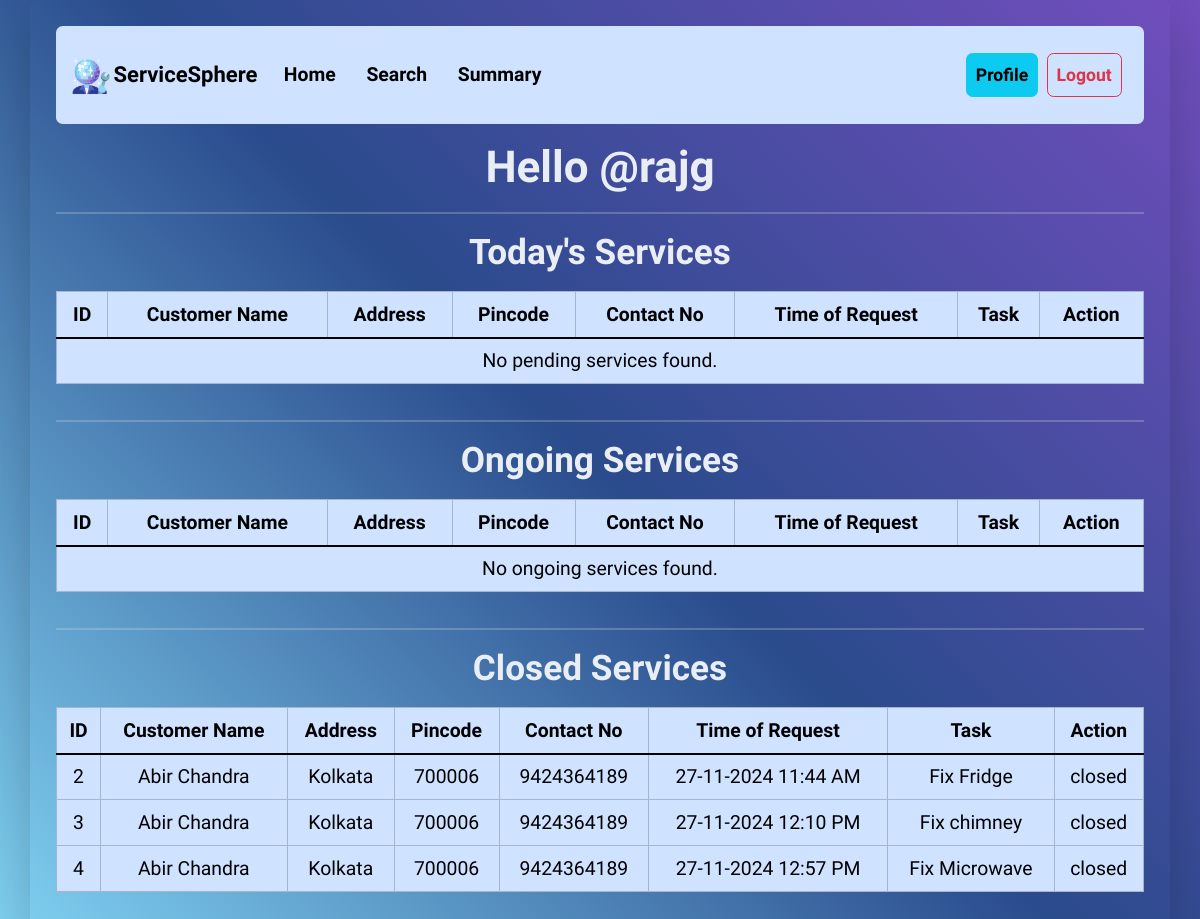
/professional (signed in), run on the app's committed database.
### application/models.py (models this page shows)
class User(db.Model, UserMixin):
    __tablename__ = "users"
    id = db.Column(db.Integer, primary_key=True)
    username = db.Column(db.String(32), nullable=False, unique=True)
    password_hashed = db.Column(db.String(256), nullable=False)
    role = db.Column(db.Enum("admin", "customer", "professional"), nullable=False)
    status = db.Column(db.Enum("pending", "verified", "blocked"), nullable=False)
    fullname = db.Column(db.String(64), nullable=False)
    address = db.Column(db.String(256), nullable=False)
    pincode = db.Column(db.Integer, nullable=False)
    contact_number = db.Column(db.Integer, nullable=False)
    service_type = db.Column(db.Integer, db.ForeignKey("services.id"), nullable=True)
    experience = db.Column(db.Integer, nullable=True)
    created_at = db.Column(db.DateTime, default=datetime.now(timezone(timedelta(hours=5, minutes=30))))
    provider = db.relationship("Service", back_populates="provided_by", uselist=False)
    customer_requests = db.relationship("ServiceRequest", back_populates="customer", foreign_keys="ServiceRequest.customer_id")
    professional_requests = db.relationship("ServiceRequest", back_populates="professional", foreign_keys="ServiceRequest.professional_id")

class ServiceRequest(db.Model):
    __tablename__ = "service_requests"
    id = db.Column(db.Integer, primary_key=True)
    service_id = db.Column(db.Integer, db.ForeignKey("services.id", ondelete="CASCADE"), nullable=False)
    customer_id = db.Column(db.Integer, db.ForeignKey("users.id", ondelete="CASCADE"), nullable=False)
    professional_id = db.Column(db.Integer, db.ForeignKey("users.id", ondelete="CASCADE"), nullable=False)
    time_of_request = db.Column(db.DateTime, default=datetime.now(timezone(timedelta(hours=5, minutes=30))))
    time_of_completion = db.Column(db.DateTime)
    service_status = db.Column(db.Enum("requested", "accepted", "rejected", "closed"), nullable=False)
    task = db.Column(db.Text)
    service = db.relationship("Service", backref="service_requests", lazy=True)
    customer = db.relationship("User", back_populates="customer_requests", foreign_keys=[customer_id])
    professional = db.relationship("User", back_populates="professional_requests", foreign_keys=[professional_id])

### app.py (the view)
@app.route("/professional")
@login_required
@role_required("professional")
def professional_home():
    today_services = ServiceRequest.query.join(User, User.id == ServiceRequest.customer_id).filter(
        ServiceRequest.professional_id == current_user.id,
        ServiceRequest.service_status == "requested").all()
    ongoing_services = ServiceRequest.query.join(User, User.id == ServiceRequest.customer_id).filter(
        ServiceRequest.professional_id == current_user.id,
        ServiceRequest.service_status == "accepted").all()
    closed_services = ServiceRequest.query.join(User, User.id == ServiceRequest.customer_id).filter(
        ServiceRequest.professional_id == current_user.id,
        or_(ServiceRequest.service_status == "rejected",
            ServiceRequest.service_status == "closed")).all()
    return render_template("professionals/p_home.html", today_services=today_services, ongoing_services=ongoing_services, closed_services=closed_services)

### app.py (called while the page is built, shortened)
@login_manager.user_loader
def load_user(user_id):
    return User.query.get(int(user_id))

def role_required(role):
    def decorator(func):
        @wraps(func)
        def wrapper(*args, **kwargs):
            return func(*args, **kwargs)
        return wrapper
    return decorator

### templates/professionals/p_home.html (shortened to what this page needs)
{% extends "base.html" %}
{% block content %}
{% include 'navbar.html' %}
<h1 class="m-3">Hello @{{current_user.username}}</h1>
<hr class="border">
<h2 class="m-3">Today's Services</h2>
<div class="table-responsive">
    <table class="table table-bordered table-primary">
        <thead class="align-middle">
            <tr>
                <th>ID</th>
                <th>Customer Name</th>
                <th>Address</th>
                <th>Pincode</th>
                <th>Contact No</th>
                <th>Time of Request</th>
                <th>Task</th>
                <th>Action</th>
            </tr>
        </thead>
        <tbody class="table-group-divider align-middle">
            {% if today_services %}
            {% for item in today_services %}
            <tr>
                <td>{{ item.id }}</td>
                <td>{{ item.customer.fullname }}</td>
                <td>{{ item.customer.address }}</td>
                <td>{{ item.customer.pincode }}</td>
                <td>{{ item.customer.contact_number }}</td>
                <td>{{ item.time_of_request.strftime('%d-%m-%Y %I:%M %p') }}</td>
                <td>{{ item.task }}</td>
                <td>
                    <form action="{{ url_for('accept_request', request_id=item.id) }}" method="POST"
                        style="display:inline;"
                        onsubmit="return confirm('Are you sure you want to accept this service?');">
                        <button type="submit" class="btn btn-primary mx-2 px-2">Accept</button>
                    </form>
                    <form action="{{ url_for('reject_request', request_id=item.id) }}" method="POST"
                        style="display:inline;"
                        onsubmit="return confirm('Are you sure you want to reject this service?');">
                        <button type="submit" class="btn btn-danger mx-2 px-2">Reject</button>
                    </form>
                </td>
            </tr>
            {% endfor %}
            {% else %}
            <tr>
                <td colspan="8" class="text-center">No pending services found.</td>
            </tr>
            {% endif %}
        </tbody>
    </table>
</div>
<hr class="border">
<h2 class="m-3">Ongoing Services</h2>
<div class="table-responsive">
    <table class="table table-bordered table-primary">
        <thead class="align-middle">
            <tr>
                <th>ID</th>
                <th>Customer Name</th>
                <th>Address</th>
                <th>Pincode</th>
                <th>Contact No</th>
                <th>Time of Request</th>
                <th>Task</th>
                <th>Action</th>
            </tr>
        </thead>
        <tbody class="table-group-divider align-middle">
            {% if ongoing_services %}
            {% for item in ongoing_services %}
            <tr>
                <td>{{ item.id }}</td>
                <td>{{ item.customer.fullname }}</td>
                <td>{{ item.customer.address }}</td>
                <td>{{ item.customer.pincode }}</td>
                <td>{{ item.customer.contact_number }}</td>
                <td>{{ item.time_of_request.strftime('%d-%m-%Y %I:%M %p') }}</td>
                <td>{{ item.task }}</td>
                <td>{{ item.service_status }}</td>
            </tr>
            {% endfor %}
            {% else %}
            <tr>
                <td colspan="8" class="text-center">No ongoing services found.</td>
            </tr>
            {% endif %}
        </tbody>
    </table>
</div>
<hr class="border">
<h2 class="m-3">Closed Services</h2>
<div class="table-responsive">
    <table class="table table-bordered table-primary">
        <thead class="align-middle">
            <tr>
                <th>ID</th>
                <th>Customer Name</th>
                <th>Address</th>
                <th>Pincode</th>
                <th>Contact No</th>
                <th>Time of Request</th>
                <th>Task</th>
                <th>Action</th>
            </tr>
        </thead>
        <tbody class="table-group-divider align-middle">
            {% if closed_services %}
            {% for item in closed_services %}
            <tr>
                <td>{{ item.id }}</td>
                <td>{{ item.customer.fullname }}</td>
                <td>{{ item.customer.address }}</td>
                <td>{{ item.customer.pincode }}</td>
                <td>{{ item.customer.contact_number }}</td>
                <td>{{ item.time_of_request.strftime('%d-%m-%Y %I:%M %p') }}</td>
                <td>{{ item.task }}</td>
                <td>{{ item.service_status }}</td>
            </tr>
            {% endfor %}
            {% else %}
            <tr>
                <td colspan="8" class="text-center">No closed services found.</td>
            </tr>
            {% endif %}
        </tbody>
    </table>
</div>
{% endblock %}

### templates/base.html (shortened to what this page needs)
<!DOCTYPE html>
<html lang="en">
<head>
    <link rel="stylesheet" href="https://cdn.jsdelivr.net/npm/bootstrap@5.3.3/dist/css/bootstrap.min.css">
    <link rel="stylesheet" href="{{ url_for('static', filename='css/style.css') }}">
</head>
<body class="d-flex align-items-center justify-content-center">
    <div class="container my-0 p-4 rounded shadow-lg min-vh-100">
        {% block content %}
        {% endblock %}
    </div>
</body>
</html>

### templates/navbar.html (shortened to what this page needs)
<nav class="navbar navbar-expand-lg bg-primary-subtle text-primary-emphasis px-2 py-3 mb-2 rounded">
    <div class="container-fluid px-1">
        <img src="{{ url_for('static', filename='img/ServiceSphere.png') }}"
            style="width: 40px; height: 40px; margin-right: 4px;">
        <a class="navbar-brand mx-0" href="{{ url_for('home') }}"><b>ServiceSphere</b></a>
        <div class="collapse navbar-collapse" id="navbarNavDropdown">
            <ul class="navbar-nav me-auto mx-2 mb-lg-0">
                <li class="nav-item mx-2">
                    <a class="nav-link active fw-semibold" aria-current="page"
                        href="{{ url_for(current_user.role + '_home') }}">Home</a>
                </li>
                <li class="nav-item mx-1">
                    <a class="nav-link active fw-semibold"
                        href="{{ url_for(current_user.role + '_search') }}">Search</a>
                </li>
                <li class="nav-item mx-2">
                    <a class="nav-link active fw-semibold"
                        href="{{ url_for(current_user.role + '_summary') }}">Summary</a>
                </li>
            </ul>
            <ul class="navbar-nav ml-auto mx-2 mb-lg-0">
                <li class="nav-item">
                    <a class="btn btn-info m-2 px-2" href="{{ url_for('profile_details') }}">Profile</a>
                </li>
                <li class="nav-item">
                    <a class="btn btn-outline-danger my-2 px-2" href="{{ url_for('logout') }}">Logout</a>
                </li>
            </ul>
        </div>
    </div>
</nav>

### static/css/style.css (style rules this page uses)
:root { --color-body: #E9EDF4; --color-base: #2A4B8C; --color-base2: #141469; --color-brand: #80D2F2; --color-brand2: #724EBE; --font-base: "Commissioner"; }
html, body { background: linear-gradient(45deg, var(--color-brand) 0%, var(--color-base) 50%, var(--color-brand2) 100%); background-attachment: fixed; background-size: cover; font-family: var(--font-base), sans-serif; line-height: 1.4; font-size: 1.1rem; }
.container { margin-top: 10px; text-align: center; }
h1, h2, h3, h4, h5, h6 { color: var(--color-body); font-weight: 800; }
a { color: var(--color-brand); text-decoration: none; transition: all 0.4s ease; }
.btn { padding: 8px 8px; font-weight: 700; cursor: pointer; }

### data on the page
User: username "rajg"
ServiceRequest: id "2", customer.fullname "Abir Chandra", customer.address "Kolkata", customer.pincode "700006", customer.contact_number "9424364189", time_of_request "27-11-2024 11:44 AM", task "Fix Fridge", service_status "closed"
ServiceRequest: id "3", customer.fullname "Abir Chandra", customer.address "Kolkata", customer.pincode "700006", customer.contact_number "9424364189", time_of_request "27-11-2024 12:10 PM", task "Fix chimney", service_status "closed"
ServiceRequest: id "4", customer.fullname "Abir Chandra", customer.address "Kolkata", customer.pincode "700006", customer.contact_number "9424364189", time_of_request "27-11-2024 12:57 PM", task "Fix Microwave", service_status "closed"
